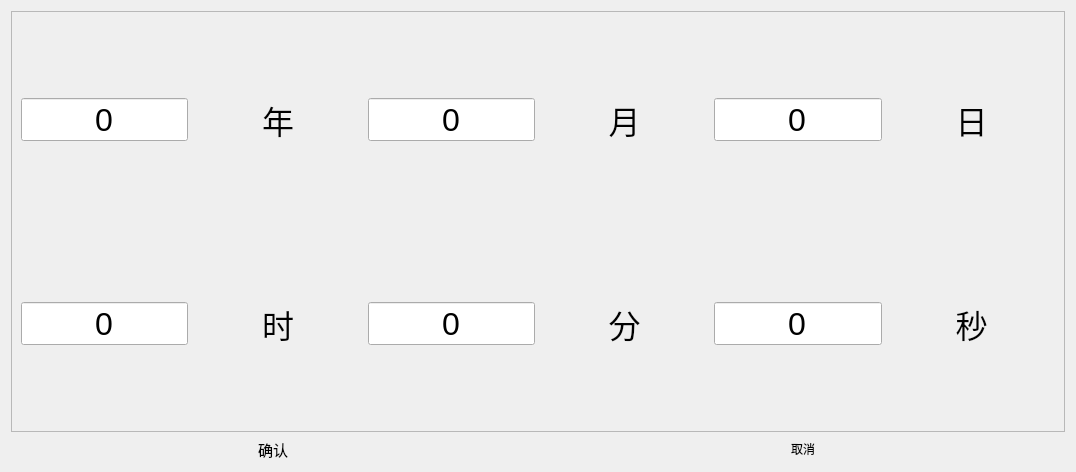
<?xml version="1.0" encoding="UTF-8"?>
<ui version="4.0">
 <class>zgnep_setting_datetime</class>
 <widget class="QWidget" name="zgnep_setting_datetime">
  <property name="geometry">
   <rect>
    <x>0</x>
    <y>0</y>
    <width>1076</width>
    <height>472</height>
   </rect>
  </property>
  <property name="windowTitle">
   <string>Form</string>
  </property>
  <layout class="QGridLayout" name="gridLayout_2">
   <item row="0" column="0" colspan="2">
    <widget class="QFrame" name="frame">
     <property name="frameShape">
      <enum>QFrame::StyledPanel</enum>
     </property>
     <property name="frameShadow">
      <enum>QFrame::Raised</enum>
     </property>
     <layout class="QGridLayout" name="gridLayout">
      <item row="0" column="0">
       <layout class="QHBoxLayout" name="horizontalLayout">
        <item>
         <widget class="QSpinBox" name="sbYear">
          <property name="font">
           <font>
            <pointsize>24</pointsize>
           </font>
          </property>
          <property name="alignment">
           <set>Qt::AlignCenter</set>
          </property>
          <property name="buttonSymbols">
           <enum>QAbstractSpinBox::NoButtons</enum>
          </property>
         </widget>
        </item>
        <item>
         <widget class="QLabel" name="label">
          <property name="font">
           <font>
            <pointsize>24</pointsize>
           </font>
          </property>
          <property name="text">
           <string>年</string>
          </property>
          <property name="alignment">
           <set>Qt::AlignCenter</set>
          </property>
         </widget>
        </item>
        <item>
         <widget class="QSpinBox" name="sbMonth">
          <property name="font">
           <font>
            <pointsize>24</pointsize>
           </font>
          </property>
          <property name="alignment">
           <set>Qt::AlignCenter</set>
          </property>
          <property name="buttonSymbols">
           <enum>QAbstractSpinBox::NoButtons</enum>
          </property>
         </widget>
        </item>
        <item>
         <widget class="QLabel" name="label_2">
          <property name="font">
           <font>
            <pointsize>24</pointsize>
           </font>
          </property>
          <property name="text">
           <string>月</string>
          </property>
          <property name="alignment">
           <set>Qt::AlignCenter</set>
          </property>
         </widget>
        </item>
        <item>
         <widget class="QSpinBox" name="sbDay">
          <property name="font">
           <font>
            <pointsize>24</pointsize>
           </font>
          </property>
          <property name="alignment">
           <set>Qt::AlignCenter</set>
          </property>
          <property name="buttonSymbols">
           <enum>QAbstractSpinBox::NoButtons</enum>
          </property>
         </widget>
        </item>
        <item>
         <widget class="QLabel" name="label_3">
          <property name="font">
           <font>
            <pointsize>24</pointsize>
           </font>
          </property>
          <property name="text">
           <string>日</string>
          </property>
          <property name="alignment">
           <set>Qt::AlignCenter</set>
          </property>
         </widget>
        </item>
       </layout>
      </item>
      <item row="1" column="0">
       <layout class="QHBoxLayout" name="horizontalLayout_2">
        <item>
         <widget class="QSpinBox" name="sbHour">
          <property name="font">
           <font>
            <pointsize>24</pointsize>
           </font>
          </property>
          <property name="alignment">
           <set>Qt::AlignCenter</set>
          </property>
          <property name="buttonSymbols">
           <enum>QAbstractSpinBox::NoButtons</enum>
          </property>
         </widget>
        </item>
        <item>
         <widget class="QLabel" name="label_4">
          <property name="font">
           <font>
            <pointsize>24</pointsize>
           </font>
          </property>
          <property name="text">
           <string>时</string>
          </property>
          <property name="alignment">
           <set>Qt::AlignCenter</set>
          </property>
         </widget>
        </item>
        <item>
         <widget class="QSpinBox" name="sbMinute">
          <property name="font">
           <font>
            <pointsize>24</pointsize>
           </font>
          </property>
          <property name="alignment">
           <set>Qt::AlignCenter</set>
          </property>
          <property name="buttonSymbols">
           <enum>QAbstractSpinBox::NoButtons</enum>
          </property>
         </widget>
        </item>
        <item>
         <widget class="QLabel" name="label_5">
          <property name="font">
           <font>
            <pointsize>24</pointsize>
           </font>
          </property>
          <property name="text">
           <string>分</string>
          </property>
          <property name="alignment">
           <set>Qt::AlignCenter</set>
          </property>
         </widget>
        </item>
        <item>
         <widget class="QSpinBox" name="sbSecond">
          <property name="font">
           <font>
            <pointsize>24</pointsize>
           </font>
          </property>
          <property name="alignment">
           <set>Qt::AlignCenter</set>
          </property>
          <property name="buttonSymbols">
           <enum>QAbstractSpinBox::NoButtons</enum>
          </property>
          <property name="accelerated">
           <bool>false</bool>
          </property>
         </widget>
        </item>
        <item>
         <widget class="QLabel" name="label_6">
          <property name="font">
           <font>
            <pointsize>24</pointsize>
           </font>
          </property>
          <property name="text">
           <string>秒</string>
          </property>
          <property name="alignment">
           <set>Qt::AlignCenter</set>
          </property>
         </widget>
        </item>
       </layout>
      </item>
     </layout>
    </widget>
   </item>
   <item row="1" column="0">
    <widget class="QPushButton" name="btn_confirm">
     <property name="font">
      <font>
       <pointsize>11</pointsize>
      </font>
     </property>
     <property name="styleSheet">
      <string notr="true">border:0; background:transparent; background-image: url(:/src/confirm_normal.png); background-repeat: no-repeat;</string>
     </property>
     <property name="text">
      <string>确认</string>
     </property>
    </widget>
   </item>
   <item row="1" column="1">
    <widget class="QPushButton" name="btn_cancel">
     <property name="styleSheet">
      <string notr="true">border:0; background:transparent; background-image: url(:/src/cancel_normal.png); background-repeat: no-repeat;</string>
     </property>
     <property name="text">
      <string>取消</string>
     </property>
    </widget>
   </item>
  </layout>
 </widget>
 <resources/>
 <connections/>
</ui>
